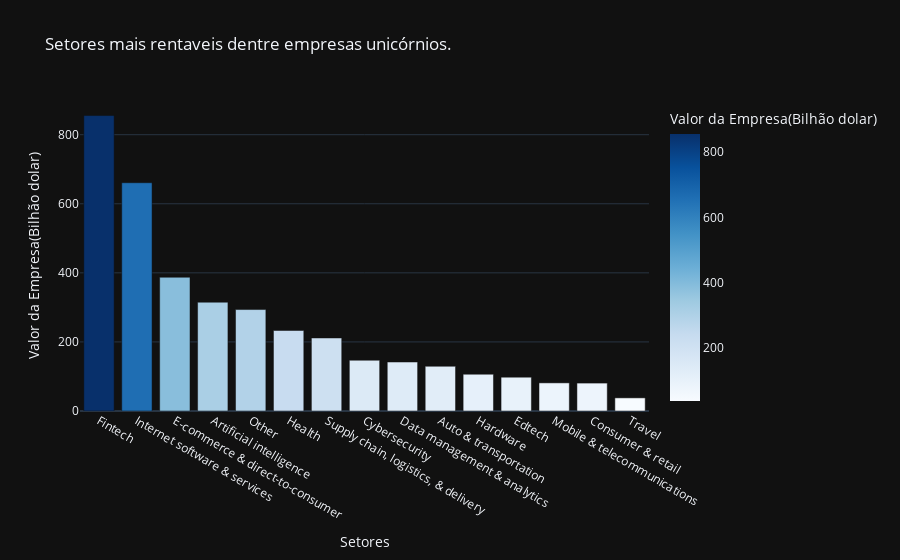

The cell this chart's notebook holds for it:
### Code cell
fig = px.bar(df_industria.head(15), 
x ='Industria', 
y = 'Valor(dolar)',
color= 'Valor(dolar)',
labels={'Valor(dolar)':'Valor da Empresa(Bilhão dolar)', 'Industria':'Setores'},
title='Setores mais rentaveis dentre empresas unicórnios.',
color_continuous_scale= px.colors.sequential.Blues)


fig.update_layout(
    template= 'plotly_dark'
)

fig.show()

### Figure 1 — Plotly figure (JSON) as saved in the notebook; plotly's stock layout.template omitted (floating-point values rounded to 4 significant figures)
{"data": [{"alignmentgroup": "True", "hovertemplate": "Setores=%{x}<br>Valor da Empresa(Bilhão dolar)=%{marker.color}<extra></extra>", "legendgroup": "", "marker": {"color": [855.4, 660.9, 387.2, 315.0, 293.7, 233.2, 211.5, 147, 141.8, 129.5, 106.5, 98.07, 81.38, 80.84, 38], "coloraxis": "coloraxis", "pattern": {"shape": ""}}, "name": "", "offsetgroup": "", "orientation": "v", "showlegend": false, "textposition": "auto", "type": "bar", "x": ["Fintech", "Internet software & services", "E-commerce & direct-to-consumer", "Artificial intelligence", "Other", "Health", "Supply chain, logistics, & delivery", "Cybersecurity", "Data management & analytics", "Auto & transportation", "Hardware", "Edtech", "Mobile & telecommunications", "Consumer & retail", "Travel"], "xaxis": "x", "y": [855.4, 660.9, 387.2, 315.0, 293.7, 233.2, 211.5, 147, 141.8, 129.5, 106.5, 98.07, 81.38, 80.84, 38], "yaxis": "y"}], "layout": {"barmode": "relative", "coloraxis": {"colorbar": {"title": {"text": "Valor da Empresa(Bilhão dolar)"}}, "colorscale": [[0, "rgb(247,251,255)"], [0.125, "rgb(222,235,247)"], [0.25, "rgb(198,219,239)"], [0.375, "rgb(158,202,225)"], [0.5, "rgb(107,174,214)"], [0.625, "rgb(66,146,198)"], [0.75, "rgb(33,113,181)"], [0.875, "rgb(8,81,156)"], [1, "rgb(8,48,107)"]]}, "legend": {"tracegroupgap": 0}, "title": {"text": "Setores mais rentaveis dentre empresas unicórnios."}, "xaxis": {"anchor": "y", "domain": [0, 1], "title": {"text": "Setores"}}, "yaxis": {"anchor": "x", "domain": [0, 1], "title": {"text": "Valor da Empresa(Bilhão dolar)"}}}}
